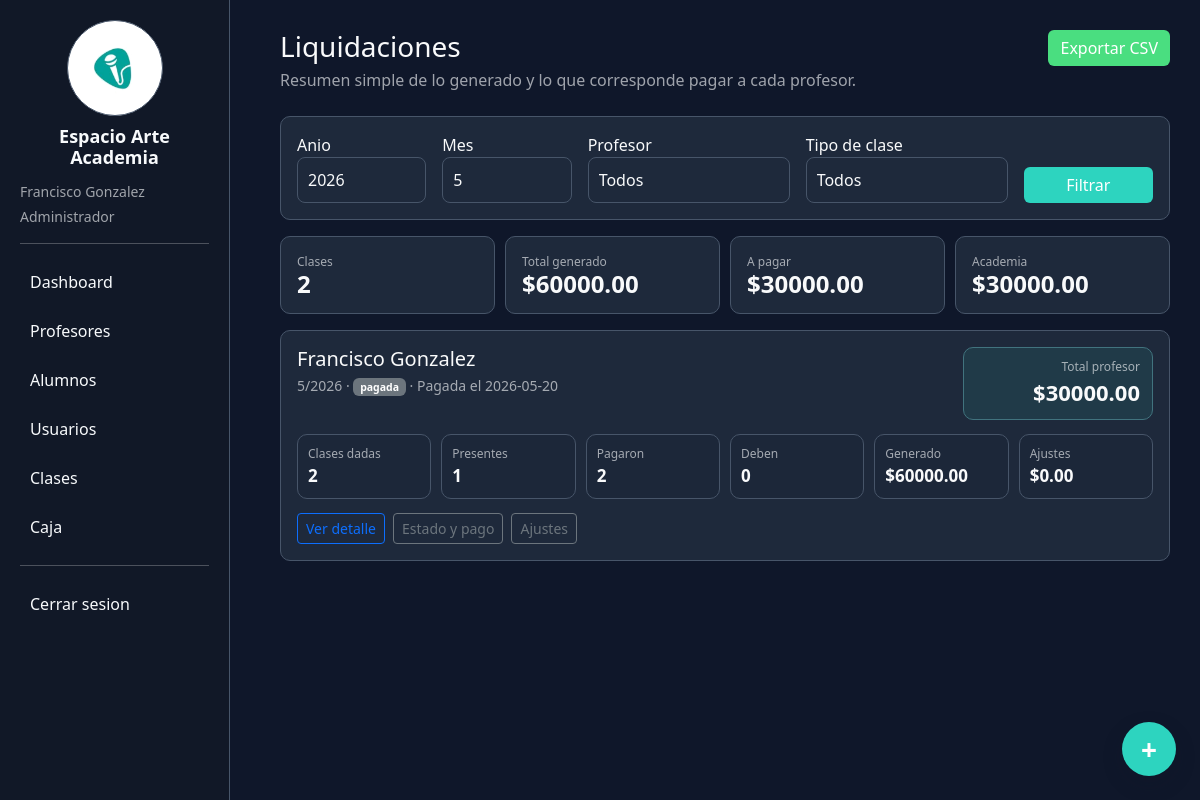
Screenshot of /liquidaciones (signed in) with the database file from the repository.
### tables this page shows
CREATE TABLE configuracion (
        clave TEXT PRIMARY KEY,
        valor TEXT
    );

CREATE TABLE pagos_alumnos (
        id INTEGER PRIMARY KEY AUTOINCREMENT,
        alumno_id INTEGER,
        anio INTEGER,
        mes INTEGER,
        monto_normal REAL DEFAULT 0,
        descuento REAL DEFAULT 0,
        monto_pagado REAL DEFAULT 0,
        promocion_id INTEGER,
        estado TEXT DEFAULT 'pendiente',
        fecha_pago TEXT
    , monto_real_pagado REAL DEFAULT 0, metodo_pago TEXT DEFAULT '', comprobante TEXT DEFAULT '', observacion_pago TEXT DEFAULT '');

CREATE TABLE profesores (
        id INTEGER PRIMARY KEY AUTOINCREMENT,
        nombre TEXT,
        instrumento TEXT,
        valor_hora REAL,
        color TEXT DEFAULT '#3b82f6'
    , nombre_apellido TEXT, dni TEXT, telefono TEXT, domicilio TEXT, email TEXT, edad INTEGER, precio_clase REAL DEFAULT 0, porcentaje_grupal REAL DEFAULT 40, porcentaje_individual REAL DEFAULT 50, porcentaje_duo REAL DEFAULT 40, activo INTEGER DEFAULT 1, observaciones_liquidacion TEXT DEFAULT '');

CREATE TABLE liquidaciones_profesores (
        id INTEGER PRIMARY KEY AUTOINCREMENT,
        profesor_id INTEGER,
        anio INTEGER,
        mes INTEGER,
        estado TEXT DEFAULT 'pendiente',
        fecha_pago TEXT,
        metodo_pago TEXT,
        observacion TEXT,
        UNIQUE(profesor_id, anio, mes)
    );

### app.py (the view)
@app.route("/liquidaciones")
@roles_required("admin", "comun")
def liquidaciones():
    hoy = datetime.now()
    anio = validar_entero(request.args.get("anio")) or hoy.year
    mes = validar_entero(request.args.get("mes")) or hoy.month
    profesor_id = validar_entero(request.args.get("profesor_id"))
    tipo_clase = request.args.get("tipo_clase") or ""
    if mes < 1 or mes > 12:
        mes = hoy.month
    conn = get_conn()
    profesor_actual_id = profesor_id_usuario_actual(conn)
    if profesor_actual_id:
        profesor_id = profesor_actual_id
    profesores = conn.execute("""
        SELECT *
        FROM profesores
        WHERE activo=1 OR ? IS NOT NULL
        ORDER BY nombre_apellido
    """, (profesor_id,)).fetchall()
    tipos_clase = conn.execute("SELECT * FROM tipos_clase ORDER BY id").fetchall()
    if profesor_id:
        profesores_liquidar = [p for p in profesores if p["id"] == profesor_id]
    else:
        profesores_liquidar = profesores
    liquidaciones_calculadas = [
        calcular_liquidacion_profesor(conn, profesor, anio, mes, tipo_clase)
        for profesor in profesores_liquidar
    ]
    conn.commit()
    conn.close()
    totales = {
        "ingreso_real": sum(l["totales"]["ingreso_real"] for l in liquidaciones_calculadas),
        "pago_profesor": sum(l["totales"]["pago_profesor_final"] for l in liquidaciones_calculadas),
        "ganancia_academia": sum(l["totales"]["ganancia_academia"] for l in liquidaciones_calculadas),
        "deben": sum(l["totales"]["deben"] for l in liquidaciones_calculadas),
        "clases": sum(l["totales"]["clases"] for l in liquidaciones_calculadas)
    }
    return render_template(
        "liquidaciones.html",
        liquidaciones=liquidaciones_calculadas,
        profesores=profesores,
        tipos_clase=tipos_clase,
        filtros={
            "anio": anio,
            "mes": mes,
            "profesor_id": profesor_id,
            "tipo_clase": tipo_clase
        },
        totales=totales,
        tipos_ajuste=[
            "bono_profesor",
            "descuento_profesor",
            "correccion_administrativa",
            "redondeo_manual",
            "compensacion_baja",
            "diferencia_absorbida_academia"
        ]
    )

### app.py (called while the page is built)
def get_conn():
    conn = sqlite3.connect(DB_PATH, timeout=30)
    conn.row_factory = sqlite3.Row
    return conn

def validar_precio(valor):
    try:
        precio = float(valor or 0)
    except (TypeError, ValueError):
        return 0
    return max(precio, 0)

def validar_entero(valor):
    try:
        return int(valor)
    except (TypeError, ValueError):
        return None

def obtener_configuracion(conn):
    filas = conn.execute("SELECT clave, valor FROM configuracion").fetchall()
    return {fila["clave"]: fila["valor"] for fila in filas}

def porcentaje_profesor_por_tipo(profesor, tipo_clase):
    tipo = (tipo_clase or "individual").lower()
    if tipo == "individual":
        return float(profesor["porcentaje_individual"] or 50)
    if tipo == "duo":
        return float(profesor["porcentaje_duo"] or profesor["porcentaje_grupal"] or 40)
    return float(profesor["porcentaje_grupal"] or 40)

def normalizar_modalidad_comision(valor):
    valor = (valor or "porcentaje_fijo").strip()
    return valor if valor in MODALIDADES_COMISION else "porcentaje_fijo"

def normalizar_base_comision(valor):
    valor = (valor or "monto_real").strip()
    return valor if valor in BASES_COMISION else "monto_real"

def cantidad_clases_profesor_mes(conn, profesor_id, anio, mes):
    fila = conn.execute("""
        SELECT COUNT(*) AS total
        FROM clases
        WHERE profesor_id=? AND estado<>'cancelada' AND fecha LIKE ?
    """, (profesor_id, f"{anio}-{mes:02d}-%")).fetchone()
    return int(fila["total"] or 0)

def obtener_regla_comision(conn, profesor, contexto):
    fecha_ref = contexto.get("fecha", datetime.now().strftime("%Y-%m-%d"))[:10]
    reglas = conn.execute("""
        SELECT *
        FROM reglas_comision
        WHERE archivada=0
          AND (profesor_id=? OR profesor_id IS NULL)
        ORDER BY prioridad DESC, id DESC
    """, (profesor["id"],)).fetchall()
    candidatas = [
        regla for regla in reglas
        if regla_comision_vigente(regla, fecha_ref) and regla_comision_coincide(regla, contexto)
    ]
    if candidatas:
        candidatas.sort(key=lambda r: (prioridad_tipo_regla(r), int(r["prioridad"] or 0), int(r["id"] or 0)), reverse=True)
        return candidatas[0]
    return None

def normalizar_rol(valor):
    valor = (valor or "").strip().lower()
    if valor in ["comun", "administrativo", "recepción"]:
        return "recepcion"
    return valor if valor in ROLES else "recepcion"

def puede(permiso):
    return tiene_permiso(permiso)

### templates/liquidaciones.html (shortened to what this page needs)
{% extends "base.html" %}
{% block content %}
<div class="d-flex justify-content-between align-items-start mb-4 flex-wrap gap-2">
    <div>
        <h3 class="mb-1">Liquidaciones</h3>
        <p class="text-muted mb-0">Resumen simple de lo generado y lo que corresponde pagar a cada profesor.</p>
    </div>
    <a href="/exportar_liquidaciones?anio={{ filtros.anio }}&mes={{ filtros.mes }}&profesor_id={{ filtros.profesor_id or '' }}&tipo_clase={{ filtros.tipo_clase }}" class="btn btn-success">
        Exportar CSV
    </a>
</div>
<div class="card p-3 mb-3">
    <form method="GET" action="/liquidaciones" class="row g-3 align-items-end">
        <div class="col-md-2">
            <label>Anio</label>
            <input type="number" name="anio" class="form-control" value="{{ filtros.anio }}" required>
        </div>
        <div class="col-md-2">
            <label>Mes</label>
            <select name="mes" class="form-control">
                {% for mes in range(1, 13) %}
                <option value="{{ mes }}" {% if filtros.mes == mes %}selected{% endif %}>{{ mes }}</option>
                {% endfor %}
            </select>
        </div>
        <div class="col-md-3">
            <label>Profesor</label>
            <select name="profesor_id" class="form-control">
                <option value="">Todos</option>
            </select>
        </div>
        <div class="col-md-3">
            <label>Tipo de clase</label>
            <select name="tipo_clase" class="form-control">
                <option value="">Todos</option>
            </select>
        </div>
        <div class="col-md-2">
            <button class="btn btn-primary w-100">Filtrar</button>
        </div>
    </form>
</div>
<div class="liquidation-kpis mb-3">
    <div class="card p-3">
        <span>Clases</span>
        <strong>{{ totales.clases }}</strong>
    </div>
    <div class="card p-3">
        <span>Total generado</span>
        <strong>${{ "%.2f"|format(totales.ingreso_real) }}</strong>
    </div>
    <div class="card p-3">
        <span>A pagar</span>
        <strong>${{ "%.2f"|format(totales.pago_profesor) }}</strong>
    </div>
    <div class="card p-3">
        <span>Academia</span>
        <strong>${{ "%.2f"|format(totales.ganancia_academia) }}</strong>
    </div>
</div>
{% if liquidaciones %}
<div class="liquidation-list">
{% for item in liquidaciones %}
    <div class="card p-3 liquidation-card">
        <div class="liquidation-head">
            <div>
                <h5 class="mb-1">{{ item.profesor.nombre_apellido }}</h5>
                <div class="text-muted small">
                    {{ filtros.mes }}/{{ filtros.anio }} &middot;
                    <span class="badge bg-secondary">{{ item.liquidacion.estado }}</span>
                    {% if item.liquidacion.fecha_pago %} &middot; Pagada el {{ item.liquidacion.fecha_pago }}{% endif %}
                </div>
            </div>
            <div class="liquidation-total">
                <span>Total profesor</span>
                <strong>${{ "%.2f"|format(item.totales.pago_profesor_final) }}</strong>
            </div>
        </div>
        <div class="simple-liquidation-summary">
            <div><span>Clases dadas</span><strong>{{ item.clases|length }}</strong></div>
            <div><span>Presentes</span><strong>{{ item.totales.presentes }}</strong></div>
            <div><span>Pagaron</span><strong>{{ item.totales.pagaron }}</strong></div>
            <div><span>Deben</span><strong>{{ item.totales.deben }}</strong></div>
            <div><span>Generado</span><strong>${{ "%.2f"|format(item.totales.ingreso_real) }}</strong></div>
            <div><span>Ajustes</span><strong>${{ "%.2f"|format(item.totales.ajustes) }}</strong></div>
        </div>
        <div class="liquidation-actions">
            <button class="btn btn-outline-primary btn-sm" type="button" data-bs-toggle="collapse" data-bs-target="#detalleLiq{{ loop.index }}">
                Ver detalle
            </button>
            <button class="btn btn-outline-secondary btn-sm" type="button" data-bs-toggle="collapse" data-bs-target="#estadoLiq{{ loop.index }}">
                Estado y pago
            </button>
            <button class="btn btn-outline-secondary btn-sm" type="button" data-bs-toggle="collapse" data-bs-target="#ajustesLiq{{ loop.index }}">
                Ajustes
            </button>
        </div>
    </div>
{% endfor %}
</div>
{% else %}
<div class="card p-4 text-center">
    <h5>No hay profesores para liquidar</h5>
    <p class="text-muted mb-0">Carga profesores activos y clases para ver liquidaciones.</p>
</div>
{% endif %}
{% endblock %}

### templates/base.html (shortened to what this page needs)
<!DOCTYPE html>
<html>
<head>
<link href="https://cdn.jsdelivr.net/npm/bootstrap@5.3.0/dist/css/bootstrap.min.css" rel="stylesheet">
</head>
<body>
<div class="sidebar">
    <div class="brand-block">
        <img src="{{ url_for('static', filename=configuracion.logo_app | default('logo.jpeg')) }}" alt="{{ configuracion.nombre_app | default('Espacio Arte Academia') }}">
        <h4>{{ configuracion.nombre_app | default("Espacio Arte Academia") }}</h4>
    </div>
    {% if usuario_actual %}
    <div class="text-muted small mb-1">{{ usuario_actual.nombre }}</div>
    <div class="text-muted small mb-3">{{ usuario_actual.rol_nombre }}</div>
    {% endif %}
    <hr>
    {% if puede("dashboard.ver") %}
    <a href="/">Dashboard</a>
    {% endif %}
    {% if puede("profesores.ver") %}
    <a href="/profesores">Profesores</a>
    {% endif %}
    {% if puede("alumnos.ver") %}
    <a href="/alumnos">Alumnos</a>
    {% endif %}
    {% if puede("usuarios.ver") %}
    <a href="/usuarios">Usuarios</a>
    {% endif %}
    {% if puede("clases.ver") %}
    <a href="/clases">Clases</a>
    {% endif %}
    {% if puede("caja.ver") %}
    <a href="/caja">Caja</a>
    {% endif %}
    {% if usuario_actual %}
    <hr>
    <a href="/logout">Cerrar sesion</a>
    {% endif %}
</div>
<div class="content">
{% block content %}{% endblock %}
</div>
{% if puede("configuracion.editar") %}
<button class="theme-button" data-bs-toggle="modal" data-bs-target="#modalApariencia" title="Personalizar apariencia">
    +
</button>
{% endif %}
</body>
</html>

### templates/liquidaciones.html (style rules this page uses)
.liquidation-kpis, .simple-liquidation-summary { display: grid; gap: 10px; }
.liquidation-kpis { grid-template-columns: repeat(4, minmax(0, 1fr)); }
.liquidation-kpis span, .simple-liquidation-summary span, .liquidation-total span { color: var(--app-muted); display: block; font-size: 12px; }
.liquidation-kpis strong { color: var(--app-text); display: block; font-size: 24px; line-height: 1.1; }
.liquidation-list { display: grid; gap: 14px; }
.liquidation-head { align-items: flex-start; display: flex; gap: 14px; justify-content: space-between; }
.liquidation-total { background: color-mix(in srgb, var(--app-primary) 10%, var(--app-card)); border: 1px solid color-mix(in srgb, var(--app-primary) 24%, var(--app-border)); border-radius: 10px; min-width: 190px; padding: 10px 12px; text-align: right; }
.liquidation-total strong { color: var(--app-text); display: block; font-size: 22px; }
.simple-liquidation-summary { grid-template-columns: repeat(6, minmax(0, 1fr)); margin-top: 14px; }
.simple-liquidation-summary div { background: color-mix(in srgb, var(--app-card) 88%, var(--app-bg)); border: 1px solid var(--app-border); border-radius: 10px; padding: 10px; }
.simple-liquidation-summary strong { color: var(--app-text); display: block; font-size: 17px; }
.liquidation-actions { display: flex; flex-wrap: wrap; gap: 8px; margin-top: 14px; }

### rows the page displays
configuracion: valor (picture)
configuracion: nombre_app "Espacio Arte Academia"
pagos_alumnos: profesor.nombre_apellido "Francisco Gonzalez", mes "5", anio "2026", liquidacion.estado "pagada", liquidacion.fecha_pago "2026-05-20", totales.pago_profesor_final "30000.00", clases|length "2", totales.presentes "1", totales.pagaron "2", totales.deben "0", totales.ingreso_real "60000.00", totales.ajustes "0.00"

### other values shown
{{ usuario_actual.nombre }} "Francisco Gonzalez"
{{ usuario_actual.rol_nombre }} "Administrador"
{{ totales.clases }} "2"
{{ "%.2f"|format(totales.ingreso_real) }} "60000.00"
{{ "%.2f"|format(totales.pago_profesor) }} "30000.00"
{{ "%.2f"|format(totales.ganancia_academia) }} "30000.00"
form field mes "5"
